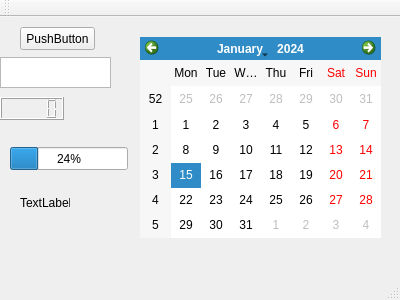
<?xml version="1.0" encoding="UTF-8"?>
<ui version="4.0">
 <class>MainWindow</class>
 <widget class="QMainWindow" name="MainWindow">
  <property name="geometry">
   <rect>
    <x>0</x>
    <y>0</y>
    <width>400</width>
    <height>300</height>
   </rect>
  </property>
  <property name="windowTitle">
   <string>MainWindow</string>
  </property>
  <widget class="QWidget" name="centralWidget">
   <widget class="QTextBrowser" name="textBrowser">
    <property name="geometry">
     <rect>
      <x>0</x>
      <y>40</y>
      <width>111</width>
      <height>31</height>
     </rect>
    </property>
   </widget>
   <widget class="QLCDNumber" name="lcdNumber">
    <property name="geometry">
     <rect>
      <x>0</x>
      <y>80</y>
      <width>64</width>
      <height>23</height>
     </rect>
    </property>
   </widget>
   <widget class="QProgressBar" name="progressBar">
    <property name="geometry">
     <rect>
      <x>10</x>
      <y>130</y>
      <width>118</width>
      <height>23</height>
     </rect>
    </property>
    <property name="value">
     <number>24</number>
    </property>
   </widget>
   <widget class="QPushButton" name="pushButton">
    <property name="geometry">
     <rect>
      <x>20</x>
      <y>10</y>
      <width>75</width>
      <height>23</height>
     </rect>
    </property>
    <property name="text">
     <string>PushButton</string>
    </property>
   </widget>
   <widget class="QLabel" name="label">
    <property name="geometry">
     <rect>
      <x>20</x>
      <y>180</y>
      <width>50</width>
      <height>12</height>
     </rect>
    </property>
    <property name="text">
     <string>TextLabel</string>
    </property>
   </widget>
   <widget class="QCalendarWidget" name="calendarWidget">
    <property name="geometry">
     <rect>
      <x>140</x>
      <y>20</y>
      <width>241</width>
      <height>201</height>
     </rect>
    </property>
   </widget>
  </widget>
  <widget class="QMenuBar" name="menuBar">
   <property name="geometry">
    <rect>
     <x>0</x>
     <y>0</y>
     <width>400</width>
     <height>24</height>
    </rect>
   </property>
  </widget>
  <widget class="QToolBar" name="mainToolBar">
   <attribute name="toolBarArea">
    <enum>TopToolBarArea</enum>
   </attribute>
   <attribute name="toolBarBreak">
    <bool>false</bool>
   </attribute>
  </widget>
  <widget class="QStatusBar" name="statusBar"/>
 </widget>
 <layoutdefault spacing="6" margin="11"/>
 <resources/>
 <connections/>
</ui>
